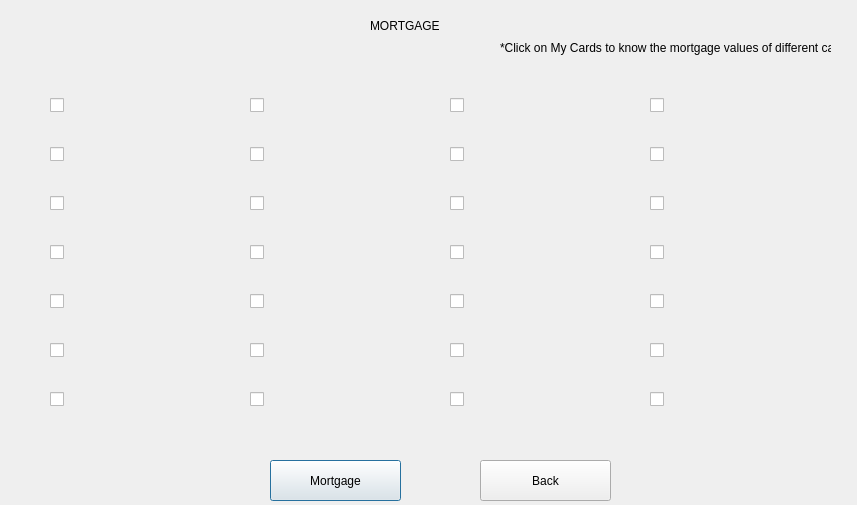
<?xml version="1.0" encoding="UTF-8"?>
<ui version="4.0">
 <class>mortgagetitles</class>
 <widget class="QDialog" name="mortgagetitles">
  <property name="geometry">
   <rect>
    <x>0</x>
    <y>0</y>
    <width>857</width>
    <height>505</height>
   </rect>
  </property>
  <property name="windowTitle">
   <string>Dialog</string>
  </property>
  <widget class="QWidget" name="layoutWidget">
   <property name="geometry">
    <rect>
     <x>250</x>
     <y>70</y>
     <width>171</width>
     <height>371</height>
    </rect>
   </property>
   <layout class="QVBoxLayout" name="verticalLayout_2">
    <item>
     <widget class="QCheckBox" name="trader_8">
      <property name="styleSheet">
       <string notr="true">font: 75 14pt &quot;MS Shell Dlg 2&quot;;</string>
      </property>
      <property name="text">
       <string/>
      </property>
     </widget>
    </item>
    <item>
     <widget class="QCheckBox" name="trader_9">
      <property name="styleSheet">
       <string notr="true">font: 75 14pt &quot;MS Shell Dlg 2&quot;;</string>
      </property>
      <property name="text">
       <string/>
      </property>
     </widget>
    </item>
    <item>
     <widget class="QCheckBox" name="trader_10">
      <property name="styleSheet">
       <string notr="true">font: 75 14pt &quot;MS Shell Dlg 2&quot;;</string>
      </property>
      <property name="text">
       <string/>
      </property>
     </widget>
    </item>
    <item>
     <widget class="QCheckBox" name="trader_11">
      <property name="styleSheet">
       <string notr="true">font: 75 14pt &quot;MS Shell Dlg 2&quot;;</string>
      </property>
      <property name="text">
       <string/>
      </property>
     </widget>
    </item>
    <item>
     <widget class="QCheckBox" name="trader_12">
      <property name="styleSheet">
       <string notr="true">font: 75 14pt &quot;MS Shell Dlg 2&quot;;</string>
      </property>
      <property name="text">
       <string/>
      </property>
     </widget>
    </item>
    <item>
     <widget class="QCheckBox" name="trader_13">
      <property name="styleSheet">
       <string notr="true">font: 75 14pt &quot;MS Shell Dlg 2&quot;;</string>
      </property>
      <property name="text">
       <string/>
      </property>
     </widget>
    </item>
    <item>
     <widget class="QCheckBox" name="trader_14">
      <property name="styleSheet">
       <string notr="true">font: 75 14pt &quot;MS Shell Dlg 2&quot;;</string>
      </property>
      <property name="text">
       <string/>
      </property>
     </widget>
    </item>
   </layout>
  </widget>
  <widget class="QWidget" name="layoutWidget_2">
   <property name="geometry">
    <rect>
     <x>450</x>
     <y>70</y>
     <width>171</width>
     <height>371</height>
    </rect>
   </property>
   <layout class="QVBoxLayout" name="verticalLayout_3">
    <item>
     <widget class="QCheckBox" name="trader_15">
      <property name="styleSheet">
       <string notr="true">font: 75 14pt &quot;MS Shell Dlg 2&quot;;</string>
      </property>
      <property name="text">
       <string/>
      </property>
     </widget>
    </item>
    <item>
     <widget class="QCheckBox" name="trader_16">
      <property name="styleSheet">
       <string notr="true">font: 75 14pt &quot;MS Shell Dlg 2&quot;;</string>
      </property>
      <property name="text">
       <string/>
      </property>
     </widget>
    </item>
    <item>
     <widget class="QCheckBox" name="trader_17">
      <property name="styleSheet">
       <string notr="true">font: 75 14pt &quot;MS Shell Dlg 2&quot;;</string>
      </property>
      <property name="text">
       <string/>
      </property>
     </widget>
    </item>
    <item>
     <widget class="QCheckBox" name="trader_18">
      <property name="styleSheet">
       <string notr="true">font: 75 14pt &quot;MS Shell Dlg 2&quot;;</string>
      </property>
      <property name="text">
       <string/>
      </property>
     </widget>
    </item>
    <item>
     <widget class="QCheckBox" name="trader_19">
      <property name="styleSheet">
       <string notr="true">font: 75 14pt &quot;MS Shell Dlg 2&quot;;</string>
      </property>
      <property name="text">
       <string/>
      </property>
     </widget>
    </item>
    <item>
     <widget class="QCheckBox" name="trader_20">
      <property name="styleSheet">
       <string notr="true">font: 75 14pt &quot;MS Shell Dlg 2&quot;;</string>
      </property>
      <property name="text">
       <string/>
      </property>
     </widget>
    </item>
    <item>
     <widget class="QCheckBox" name="trader_21">
      <property name="styleSheet">
       <string notr="true">font: 75 14pt &quot;MS Shell Dlg 2&quot;;</string>
      </property>
      <property name="text">
       <string/>
      </property>
     </widget>
    </item>
   </layout>
  </widget>
  <widget class="QWidget" name="layoutWidget_3">
   <property name="geometry">
    <rect>
     <x>650</x>
     <y>70</y>
     <width>171</width>
     <height>371</height>
    </rect>
   </property>
   <layout class="QVBoxLayout" name="verticalLayout_4">
    <item>
     <widget class="QCheckBox" name="trader_22">
      <property name="styleSheet">
       <string notr="true">font: 75 14pt &quot;MS Shell Dlg 2&quot;;</string>
      </property>
      <property name="text">
       <string/>
      </property>
     </widget>
    </item>
    <item>
     <widget class="QCheckBox" name="trader_23">
      <property name="styleSheet">
       <string notr="true">font: 75 14pt &quot;MS Shell Dlg 2&quot;;</string>
      </property>
      <property name="text">
       <string/>
      </property>
     </widget>
    </item>
    <item>
     <widget class="QCheckBox" name="trader_24">
      <property name="styleSheet">
       <string notr="true">font: 75 14pt &quot;MS Shell Dlg 2&quot;;</string>
      </property>
      <property name="text">
       <string/>
      </property>
     </widget>
    </item>
    <item>
     <widget class="QCheckBox" name="trader_25">
      <property name="styleSheet">
       <string notr="true">font: 75 14pt &quot;MS Shell Dlg 2&quot;;</string>
      </property>
      <property name="text">
       <string/>
      </property>
     </widget>
    </item>
    <item>
     <widget class="QCheckBox" name="trader_26">
      <property name="styleSheet">
       <string notr="true">font: 75 14pt &quot;MS Shell Dlg 2&quot;;</string>
      </property>
      <property name="text">
       <string/>
      </property>
     </widget>
    </item>
    <item>
     <widget class="QCheckBox" name="trader_27">
      <property name="styleSheet">
       <string notr="true">font: 75 14pt &quot;MS Shell Dlg 2&quot;;</string>
      </property>
      <property name="text">
       <string/>
      </property>
     </widget>
    </item>
    <item>
     <widget class="QCheckBox" name="trader_28">
      <property name="styleSheet">
       <string notr="true">font: 75 14pt &quot;MS Shell Dlg 2&quot;;</string>
      </property>
      <property name="text">
       <string/>
      </property>
     </widget>
    </item>
   </layout>
  </widget>
  <widget class="QPushButton" name="pushButton">
   <property name="geometry">
    <rect>
     <x>270</x>
     <y>460</y>
     <width>131</width>
     <height>41</height>
    </rect>
   </property>
   <property name="styleSheet">
    <string notr="true">font: 75 16pt &quot;MS Shell Dlg 2&quot;;</string>
   </property>
   <property name="text">
    <string>Mortgage</string>
   </property>
  </widget>
  <widget class="QPushButton" name="pushButton_2">
   <property name="geometry">
    <rect>
     <x>480</x>
     <y>460</y>
     <width>131</width>
     <height>41</height>
    </rect>
   </property>
   <property name="styleSheet">
    <string notr="true">font: 75 16pt &quot;MS Shell Dlg 2&quot;;</string>
   </property>
   <property name="text">
    <string>Back</string>
   </property>
  </widget>
  <widget class="QLabel" name="label">
   <property name="geometry">
    <rect>
     <x>500</x>
     <y>40</y>
     <width>331</width>
     <height>16</height>
    </rect>
   </property>
   <property name="text">
    <string>*Click on My Cards to know the mortgage values of different cards</string>
   </property>
  </widget>
  <widget class="QLabel" name="label_2">
   <property name="geometry">
    <rect>
     <x>370</x>
     <y>10</y>
     <width>121</width>
     <height>31</height>
    </rect>
   </property>
   <property name="styleSheet">
    <string notr="true">font: 75 16pt &quot;MS Shell Dlg 2&quot;;</string>
   </property>
   <property name="text">
    <string>MORTGAGE</string>
   </property>
  </widget>
  <widget class="QWidget" name="">
   <property name="geometry">
    <rect>
     <x>50</x>
     <y>70</y>
     <width>171</width>
     <height>371</height>
    </rect>
   </property>
   <layout class="QVBoxLayout" name="verticalLayout">
    <item>
     <widget class="QCheckBox" name="trader_1">
      <property name="styleSheet">
       <string notr="true">font: 75 14pt &quot;MS Shell Dlg 2&quot;;</string>
      </property>
      <property name="text">
       <string/>
      </property>
     </widget>
    </item>
    <item>
     <widget class="QCheckBox" name="trader_2">
      <property name="styleSheet">
       <string notr="true">font: 75 14pt &quot;MS Shell Dlg 2&quot;;</string>
      </property>
      <property name="text">
       <string/>
      </property>
     </widget>
    </item>
    <item>
     <widget class="QCheckBox" name="trader_3">
      <property name="styleSheet">
       <string notr="true">font: 75 14pt &quot;MS Shell Dlg 2&quot;;</string>
      </property>
      <property name="text">
       <string/>
      </property>
     </widget>
    </item>
    <item>
     <widget class="QCheckBox" name="trader_4">
      <property name="styleSheet">
       <string notr="true">font: 75 14pt &quot;MS Shell Dlg 2&quot;;</string>
      </property>
      <property name="text">
       <string/>
      </property>
     </widget>
    </item>
    <item>
     <widget class="QCheckBox" name="trader_5">
      <property name="styleSheet">
       <string notr="true">font: 75 14pt &quot;MS Shell Dlg 2&quot;;</string>
      </property>
      <property name="text">
       <string/>
      </property>
     </widget>
    </item>
    <item>
     <widget class="QCheckBox" name="trader_6">
      <property name="styleSheet">
       <string notr="true">font: 75 14pt &quot;MS Shell Dlg 2&quot;;</string>
      </property>
      <property name="text">
       <string/>
      </property>
     </widget>
    </item>
    <item>
     <widget class="QCheckBox" name="trader_7">
      <property name="styleSheet">
       <string notr="true">font: 75 14pt &quot;MS Shell Dlg 2&quot;;</string>
      </property>
      <property name="text">
       <string/>
      </property>
     </widget>
    </item>
   </layout>
  </widget>
 </widget>
 <resources/>
 <connections/>
</ui>
